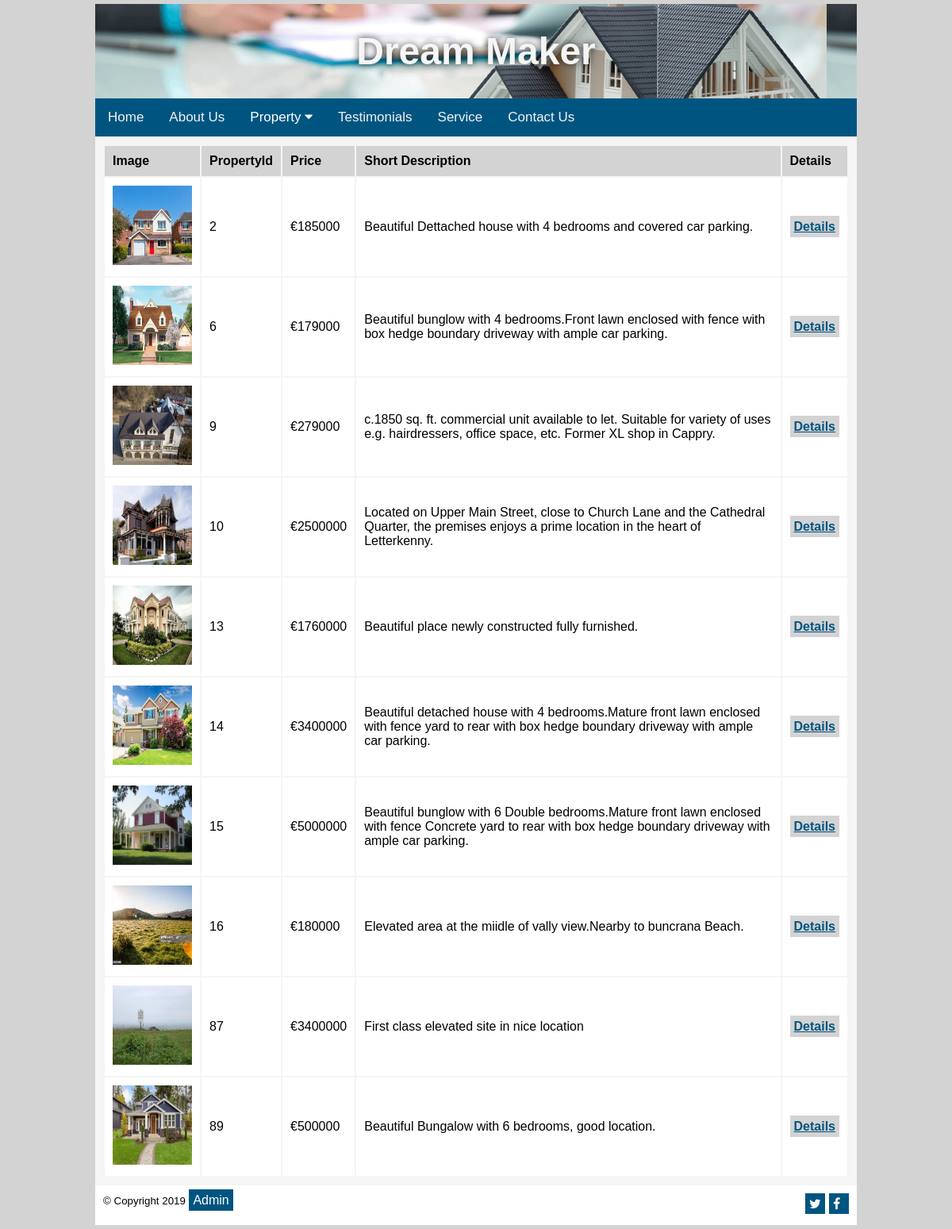
The app's page /displayallproperties.php with its own data.
### tables this page shows
CREATE TABLE `property` (
  `propertyid` int(11) NOT NULL,
  `address1` varchar(50) NOT NULL,
  `town` varchar(50) NOT NULL,
  `county` varchar(50) NOT NULL,
  `price` double NOT NULL,
  `bedrooms` int(2) DEFAULT NULL,
  `shortdescription` text NOT NULL,
  `longdescription` text NOT NULL,
  `image` varchar(50) NOT NULL,
  `categoryid` int(11) NOT NULL,
  `vendorid` int(11) NOT NULL
);

### displayallproperties.php (the view, shortened to what this page needs)
<!DOCTYPE HTML>
<html lang="en">
<head>
 <link rel="stylesheet" href="css/styles.css">
 </head>
<body>
<div id="container">
<div id="content">
<div id = "displayproperties">
<?php
$server="localhost";
$dbuser="root";
$password="";
$link=mysqli_connect($server,$dbuser,$password);
mysqli_select_db($link, "property");
$sql = "SELECT * from property";
$result = mysqli_query($link,$sql);
if(mysqli_num_rows($result)>0)
{
echo "<table>";
echo "<tr>
          <td><strong>Image</td>
          <td><strong>PropertyId</td>
          <td><strong>Price</td>
          <td><strong>Short Description</td>
          <td><strong>Details</td>
        </tr>";
while($row=mysqli_fetch_array($result))
{
    $propertyid=$row["propertyid"];
    $image=$row["image"];
    $shortdesc=$row["shortdescription"];
    $price=$row["price"];
    echo "<tr>
              <td><img src='$image' width=100 height=100> </td>
              <td>$propertyid</td>
              <td>&euro;$price</td>
              <td>$shortdesc</td>
              <td><a href='moredetails.php?propertyid=$propertyid'>Details</a></td>
              </tr>";
}
}
echo "</table>";
?>
</div>
</div>
</div>
</body>
</html>

### css/styles.css (style rules this page uses)
body { background-color: lightgrey; background-size: 90%; margin:0;font-family:Arial, Helvetica, sans-serif; }
#container { margin: auto; width: 80%; background-image: url('banner10.png'); border: 5px solid lightgrey; }
.sitename h1 { text-align: center; font-size: 3rem; color: whitesmoke; text-shadow: 0 0 .625rem rgba(0,0,0,0.75); }
#content { background-color: whitesmoke ; padding: 10px; min-height: 300px; }
#content a { background-color:lightgrey; color:#005580; font-weight:bold; padding:5px; }
#footer { background-color: #ffffff; height: 30px; padding: 10px; }
#footer a { background-color: #005580; color: white; text-decoration:none; padding:5px; }
table td { padding: 10px; }
table { width: 100% }
table tr:nth-child(1) { background-color: lightgray; }
table tr { background-color:#FFFFFF; }
.topnav { overflow: hidden; background-color: #005580; }
.topnav a { float: left; display: block; color: #f2f2f2; text-align: center; padding: 14px 16px; text-decoration: none; font-size: 17px; }
.dropdown { float: left; overflow: hidden; }
.dropdown .dropbtn { font-size: 17px; border: none; outline: none; color: white; padding: 14px 16px; background-color: inherit; font-family: inherit; margin: 0; }

### records on screen
property: image (picture), propertyid "2", price "185000", shortdescription "Beautiful Dettached house with 4 bedrooms and covered car parking."
property: image (picture), propertyid "6", price "179000", shortdescription "Beautiful bunglow with 4 bedrooms.Front lawn enclosed with fence with box hedge boundary driveway with ample car parking."
property: image (picture), propertyid "9", price "279000", shortdescription "c.1850 sq. ft. commercial unit available to let. Suitable for variety of uses e.g. hairdressers, office space, etc. Former XL shop in Cappry."
property: image (picture), propertyid "10", price "2500000", shortdescription "Located on Upper Main Street, close to Church Lane and the Cathedral Quarter, the premises enjoys a prime location in the heart of Letterkenny."
property: image (picture), propertyid "13", price "1760000", shortdescription "Beautiful place newly constructed fully furnished."
property: image (picture), propertyid "14", price "3400000", shortdescription "Beautiful detached house with 4 bedrooms.Mature front lawn enclosed with fence yard to rear with box hedge boundary driveway with ample car parking."
property: image (picture), propertyid "15", price "5000000", shortdescription "Beautiful bunglow with 6 Double bedrooms.Mature front lawn enclosed with fence Concrete yard to rear with box hedge boundary driveway with ample car parking."
property: image (picture), propertyid "16", price "180000", shortdescription "Elevated area at the miidle of vally view.Nearby to buncrana Beach."
property: image (picture), propertyid "87", price "3400000", shortdescription "First class elevated site in nice location"
property: image (picture), propertyid "89", price "500000", shortdescription "Beautiful Bungalow with 6 bedrooms, good location."
